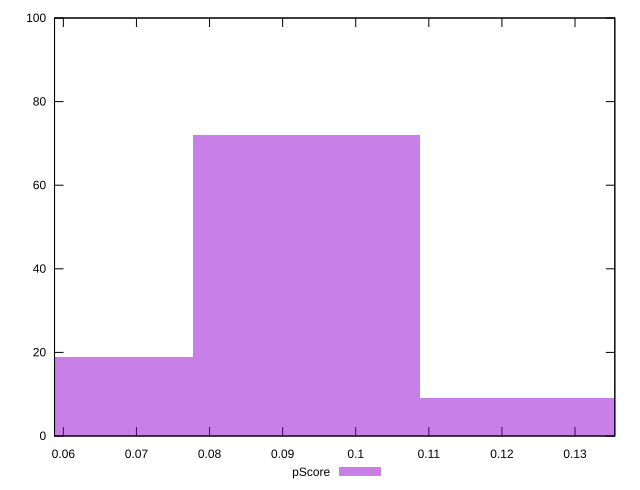

This chart was generated by the following gnuplot code:
reset

$pScore <<EOF
0.09321478020335498 72
0.062143186802236655 19
0.12428637360447331 9
EOF

set key outside below
set boxwidth 0.031071593401118328
set xrange [0.058792748899857805:0.13544779035008425]
set yrange [0:100]
set trange [0:100]
set style fill transparent solid 0.5 noborder
set terminal svg size 640, 490 enhanced background rgb 'white'
set output "reports/report_00027_2021-02-24T12-40-31.850Z/interactive/samples/music/pScore/histogram.svg"

plot $pScore title "pScore" with boxes

reset
